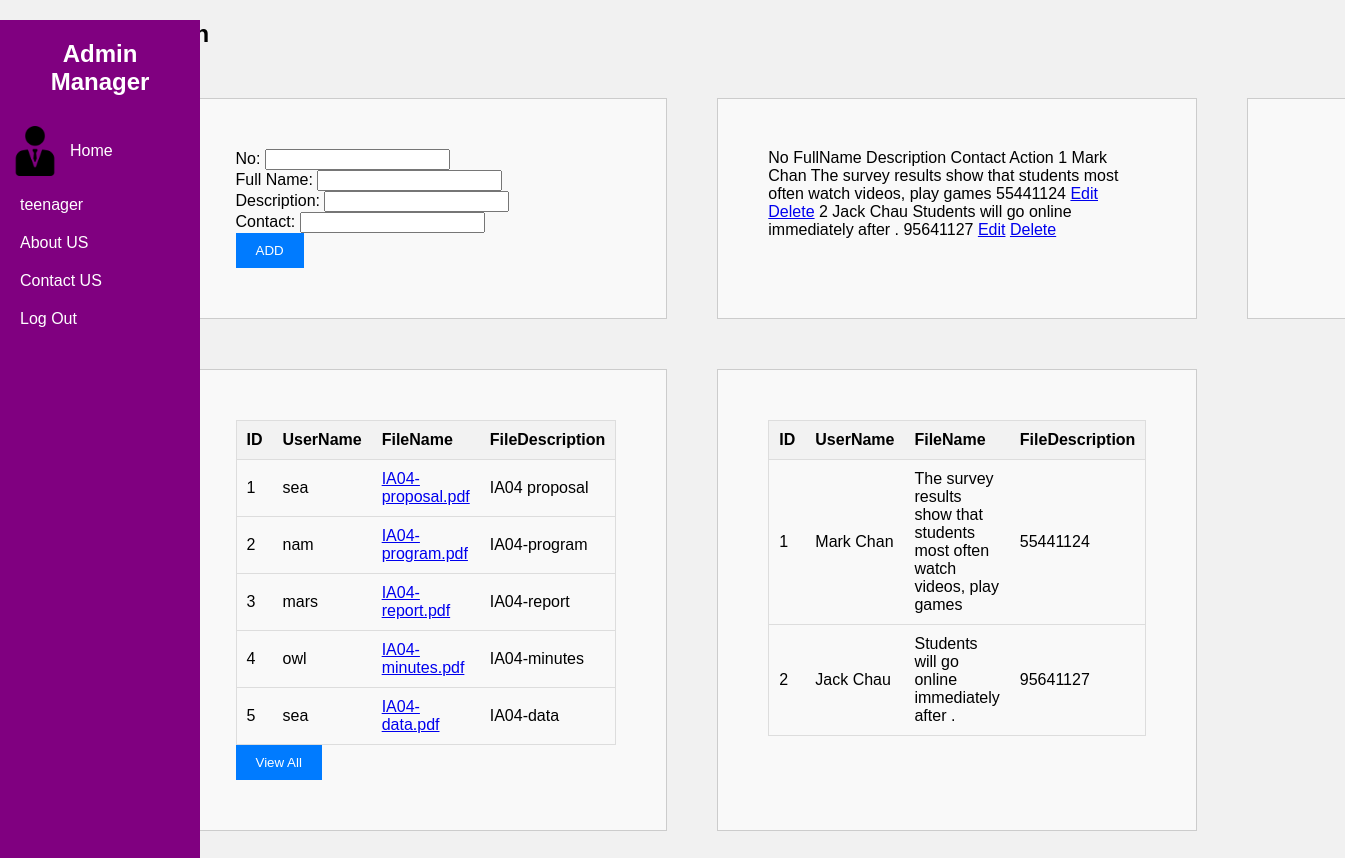
Page /AdminHome.php on the committed database.
### tables this page shows
CREATE TABLE `pdf` (
  `pdfID` int(11) NOT NULL,
  `fileName` varchar(200) NOT NULL,
  `userName` varchar(200) NOT NULL,
  `pdfDescription` varchar(200) NOT NULL,
  `uploadDate` date NOT NULL,
  `type` varchar(50) NOT NULL
);

### AdminHome.php (the view, shortened to what this page needs)
<?php
include 'dbcon.php';
?>
<!DOCTYPE html>
<html lang="en">
<head>
    <link rel="stylesheet" href="AdminHome.css" type="text/css">
</head>
<body>
<div class="sidebar">
    <div class="sidebar-brand">
        <h1><span class="lab"></span>Admin Manager</h1>
    </div>
    <div class="menu">
        <ul>
            <li>
                <a href="AdminHome.php">
                    <img id="img" src="img/10.png" alt="" width="50" height="50">
                    <span>Home</span>
                </a>
            </li>
            <li>
                <a class="ui" href="AdminIndex.php">
                    <span>teenager</span>
                </a>
            </li>
            <li>
                <a class="ui" href="About.php">
                    <span>About US</span>
                </a>
            </li>
            <li>
                <a class="ui" href="Contact.php">
                    <span>Contact US</span>
                </a>
            </li>
            <li>
                <a class="ui" href="logout.php">
                    <span>Log Out</span>
                </a>
            </li>
        </ul>
    </div>
</div>
<div style="padding-left: 10%;">
    <main class="table">
        <section class="Table">
            <h1>Admin</h1>
        </section>
        <section class="Order">
            <div class="grid-container">
                <div class="grid-item">
                    <form>
                        <label for="No">No:</label>
                        <input type="text" name="No" value="<?php echo $nextNo; ?>" readonly><br>
                        <label for="Full Name">Full Name:</label>
                        <input type="text" name="FullName" required><br>
                        <label for="Description">Description:</label>
                        <input type="text" name="Description" required><br>
                        <label for="ContactInformation">Contact:</label>
                        <input type="tel" name="ContactInformation" required pattern="[2-9]{1}[0-9]{7}" title="Please enter a valid 8-digit Hong Kong phone number (starting with 2-9)"><br>
                        <button type="submit">ADD</button>
                    </form>
                </div>
                <div class="grid-item">
                    <form>
                        <tr>
                            <th>No</th>
                            <th>FullName</th>
                            <th>Description</th>
                            <th>Contact</th>
                            <th>Action</th>
                        </tr>
                        <?php
                        $connection = mysqli_connect("127.0.0.1", "root", "", "iadb");
                        $sql = "SELECT * FROM admin";
                        $result = mysqli_query($connection, $sql);
                        while ($row = mysqli_fetch_assoc($result)) {
                            echo "<tr>
                                <td>{$row['No']}</td>
                                <td>{$row['FullName']}</td>
                                <td>{$row['Description']}</td>
                                <td>{$row['ContactInformation']}</td>
                                <td>
                                    <a href='Edit.php?No={$row['No']}' class='view'>Edit</a>
                                    <a href='Delete.php?No={$row['No']}' class='delete' onclick=\"return confirm('Are you sure you want to delete this record?');\">Delete</a>
                                </td>
                            </tr>";
                        }
                        ?>
                    </form>
                </div>
                <div class="grid-item">
                </div>
                <div class="grid-item">
                    <form>
                        <div id="cursor">
                            <div class="background">
                                <div class="table-responsive">
                                    <table>
                                        <thead>
                                        <th>ID</th>
                                        <th>UserName</th>
                                        <th>FileName</th>
                                        <th>FileDescription</th>
                                        </thead>
                                        <tbody>
                                        <?php
                                        $selectQuery = "SELECT * FROM pdf";
                                        $squery = mysqli_query($con, $selectQuery);
                                        while ($result = mysqli_fetch_assoc($squery)) {
                                            ?>
                                            <tr>
                                                <td><?php echo $result['pdfID']; ?></td>
                                                <td><?php echo isset($result['userName']) ? $result['userName'] : ''; ?></td>
                                                <td>
                                                    <?php if (isset($result['fileName'])): ?>
                                                        <a href="./pdf/<?php echo $result['fileName']; ?>" download><?php echo $result['fileName']; ?></a>
                                                    <?php endif; ?>
                                                </td>
                                                <td><?php echo isset($result['pdfDescription']) ? $result['pdfDescription'] : ''; ?></td>
                                            </tr>
                                            <?php
                                        }
                                        ?>
                                        </tbody>
                                    </table>
                                </div>
                            </div>
                        </div>
                        <button type="button" href ="";>View All</button>
                    </form>
                </div>
                <div class="grid-item">
                    <form>
                        <div id="cursor">
                            <div class="background">
                                <div class="table-responsive">
                                    <table>
                                        <thead>
                                        <th>ID</th>
                                        <th>UserName</th>
                                        <th>FileName</th>
                                        <th>FileDescription</th>
                                        </thead>
                                        <tbody>
                                        <?php
                                        $connection = mysqli_connect("127.0.0.1", "root", "", "iadb");
                                        $sql = "SELECT * FROM admin";
                                        $result = mysqli_query($connection, $sql);
                                        while ($row = mysqli_fetch_assoc($result)) {
                                            echo "<tr>
                                <td>{$row['No']}</td>
                                <td>{$row['FullName']}</td>
                                <td>{$row['Description']}</td>
                                <td>{$row['ContactInformation']}</td>
                            </tr>";
                                        }
                                        ?>
                                        </tbody>
                                    </table>
                                </div>
                            </div>
                        </div>
                    </form>
                </div>
            </div>
        </section>
    </main>
</div>
</body>
</html>

### style/AdminHome.css (style rules this page uses)
.grid-container { display: grid; grid-template-columns: repeat(3, 1fr); gap: 50px; margin:50px; }
.grid-item { border: 1px solid #ccc; padding: 50px; background-color: #f9f9f9; }
body { font-family: Arial, sans-serif; margin: 0; padding: 0; background-color: #f1f1f1; }
.sidebar { width: 200px; height: 100%; background-color: #800080; color: #fff; position: fixed; }
.sidebar-brand { padding: 20px; text-align: center; }
.sidebar h1 { font-size: 24px; margin: 0; }
.menu ul { list-style-type: none; margin: 0; padding: 0; }
.menu li { padding: 10px; }
.menu a { color: #fff; text-decoration: none; display: flex; align-items: center; }
.menu a span { margin-left: 10px; }
.table-responsive { overflow-x: auto; }
table { width: 100%; border-collapse: collapse; border: 1px solid #ddd; }
th, td { padding: 10px; text-align: left; border-bottom: 1px solid #ddd; }
th { background-color: #f2f2f2; font-weight: bold; }
button { background-color: #007bff; color: white; border: none; padding: 10px 20px; cursor: pointer; margin-right: 10px; }

### rows in the picture
pdf: pdfID "1", userName "sea", fileName "IA04-proposal.pdf", pdfDescription "IA04 proposal"
pdf: pdfID "2", userName "nam", fileName "IA04-program.pdf", pdfDescription "IA04-program"
pdf: pdfID "3", userName "mars", fileName "IA04-report.pdf", pdfDescription "IA04-report"
pdf: pdfID "4", userName "owl", fileName "IA04-minutes.pdf", pdfDescription "IA04-minutes"
pdf: pdfID "5", userName "sea", fileName "IA04-data.pdf", pdfDescription "IA04-data"

### other values in the picture
$row['No'] "1"
$row['FullName'] "Mark Chan"
$row['Description'] "The survey results show that students most often watch videos, play games"
$row['ContactInformation'] "55441124"
$row['No'] "2"
$row['FullName'] "Jack Chau"
$row['Description'] "Students will go online immediately after ."
$row['ContactInformation'] "95641127"
